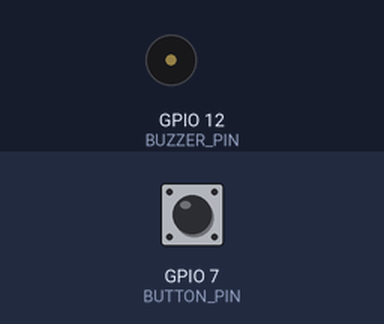
Simulated run of this sketch. Board: ESP32-C3. Parts: buzzer (waves = sounding). The test bench sets the inputs (shaded band); at power-on: GPIO 7 (BUTTON_PIN) HIGH.

Above: at 1.2 s.
1.3 s: GPIO 7 (BUTTON_PIN) pulled LOW for 1 s
At 1.55 s:
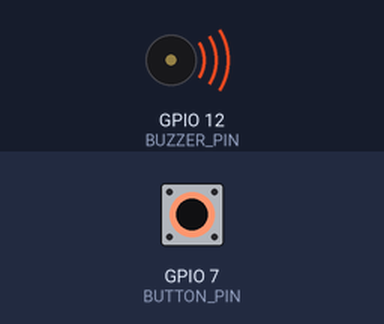
3.8 s: GPIO 7 (BUTTON_PIN) pulled LOW for 3.2 s
At 8.0 s:
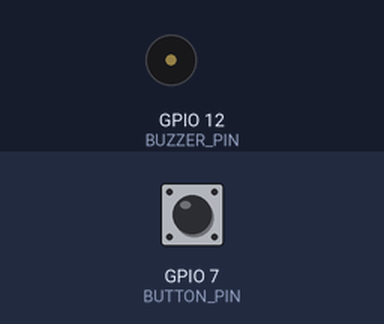
Timing chart, 0 to 9.5 s (numbered marks = the images above; inputs shaded):
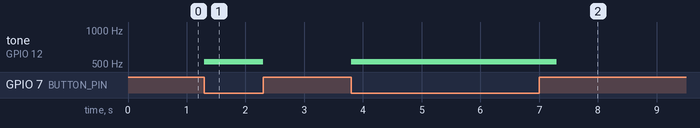

The sketch:

buzzer.ino
```cpp
// (licence header left out)
#define BUZZER_PIN 12
#define BUTTON_PIN 7

void setup() {
	pinMode(BUZZER_PIN, OUTPUT);
	pinMode(BUTTON_PIN, INPUT_PULLUP);
}

void loop() {
	// 当按键按下时，发出一声音，频率 523Hz，持续 500ms
	if (digitalRead(BUTTON_PIN) == LOW) {
		tone(BUZZER_PIN, 523);
		delay(500);
		noTone(BUZZER_PIN);
	}
}
```

Measured:
- after the input at 1.3 s, tone on GPIO 12 (BUZZER_PIN): silent → 523 Hz at once, → silent 1.0 s later
- after the input at 3.8 s, tone on GPIO 12 (BUZZER_PIN): silent → 523 Hz at once, → silent 3.5 s later
